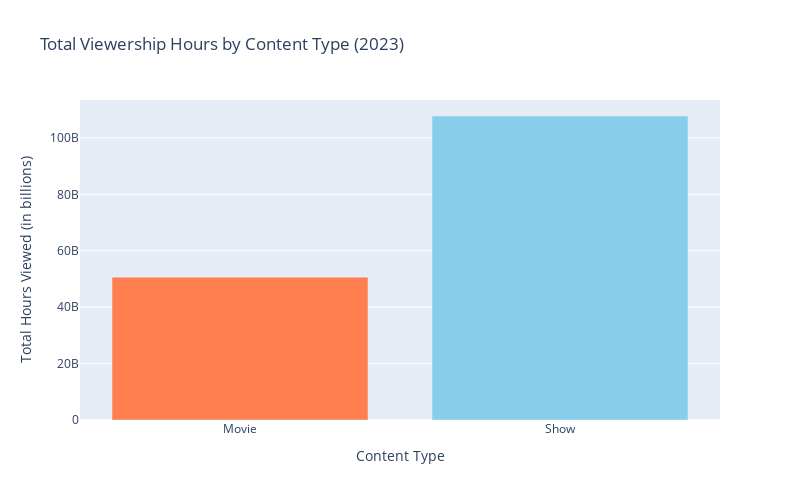

The notebook cell saved with this chart:
### Markdown cell above
Above bar graph clearly reveals that English-language content significantly dominates Netflix’s viewership, followed by Korean,Non English. It indicates that Netflix’s primary audience is consuming English content, although non-English shows and movies also have a considerable viewership share, which shows a diverse content strategy.

### Code cell
content_type=data.groupby('Content Type')['Hours Viewed'].sum()
fig=go.Figure(data=[
    go.Bar(x=content_type.index,
          y=content_type.values,
           marker_color=['coral','skyBlue'])
])
fig.update_layout(
    title='Total Viewership Hours by Content Type (2023)',
    xaxis_title='Content Type',
    yaxis_title='Total Hours Viewed (in billions)',
    xaxis_tickangle=0,
    height=500,
    width=800)
fig.show()

### Figure 1 — Plotly figure (JSON) as saved in the notebook; plotly's stock layout.template omitted (floating-point values rounded to 4 significant figures)
{"data": [{"marker": {"color": ["coral", "skyBlue"]}, "type": "bar", "x": ["Movie", "Show"], "y": [50637800000, 107764100000]}], "layout": {"height": 500, "title": {"text": "Total Viewership Hours by Content Type (2023)"}, "width": 800, "xaxis": {"tickangle": 0, "title": {"text": "Content Type"}}, "yaxis": {"title": {"text": "Total Hours Viewed (in billions)"}}}}
